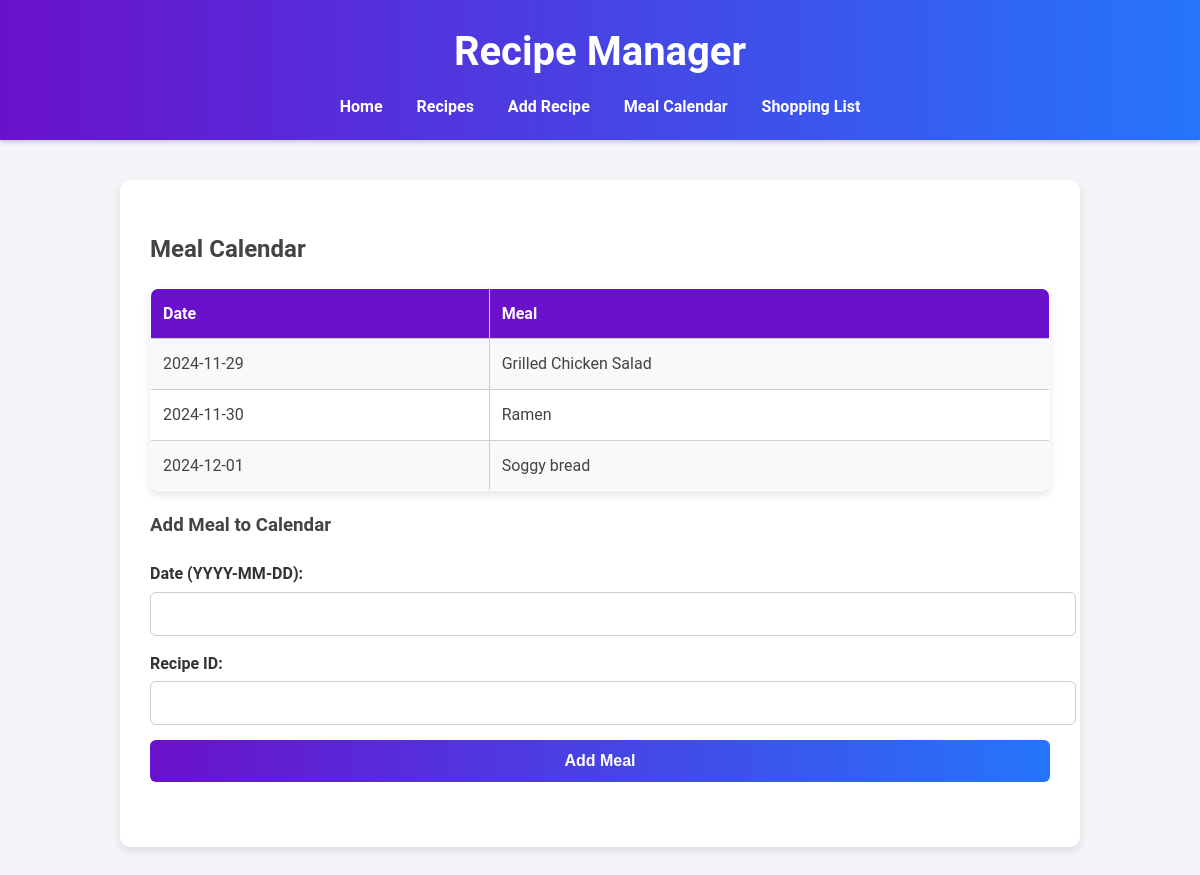
Before: /meal_calendar with the older database file.
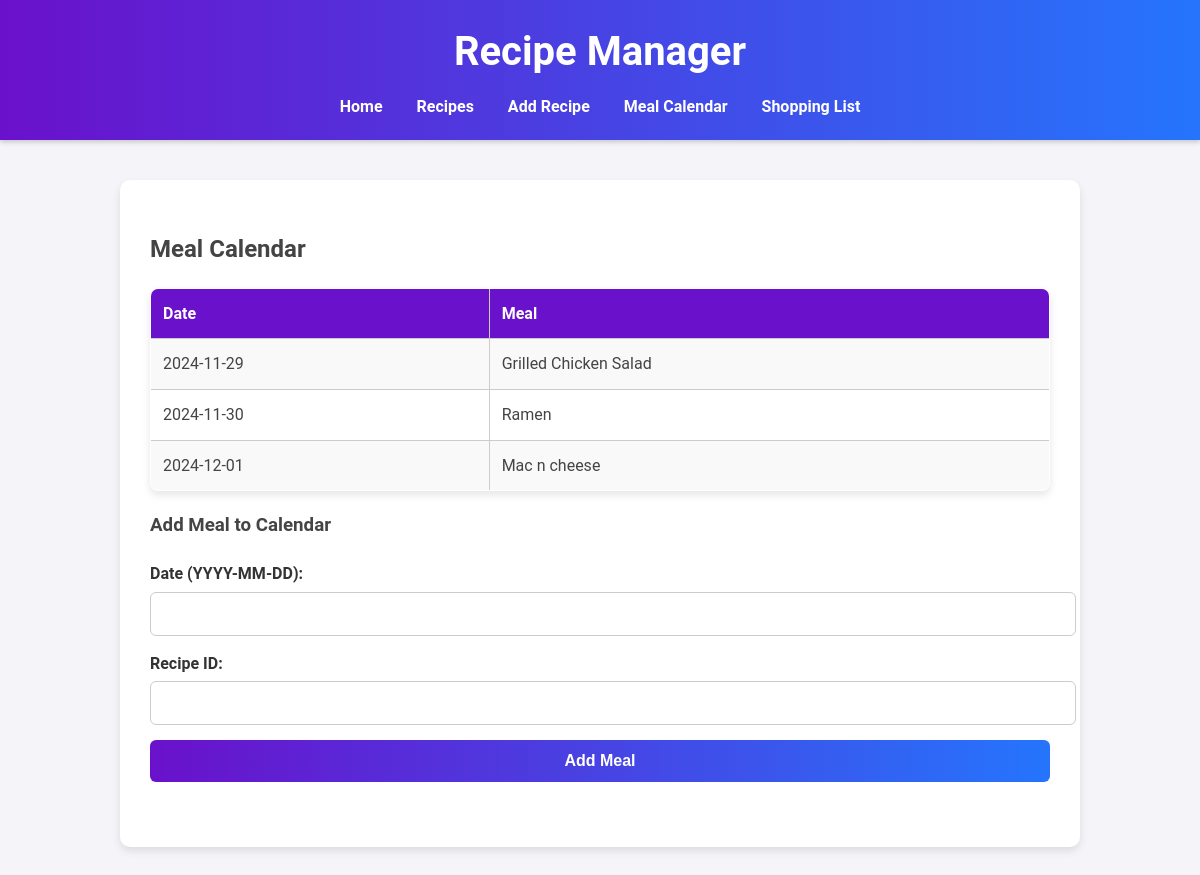
After: the same page with the newer database file.
### app/models.py (models this page shows)
class MealPlan(db.Model):
    id = db.Column(db.Integer, primary_key=True)
    date = db.Column(db.String(10), nullable=False)  # Format: YYYY-MM-DD
    recipe_id = db.Column(db.Integer, db.ForeignKey('recipe.id'), nullable=False)
    recipe = db.relationship('Recipe', backref='meal_plans')

class Recipe(db.Model):
    id = db.Column(db.Integer, primary_key=True)
    name = db.Column(db.String(100), nullable=False)
    ingredients = db.Column(db.Text, nullable=False)  # JSON string for ingredient details
    instructions = db.Column(db.Text, nullable=False)
    category = db.Column(db.String(50))

### app/routes.py (the view)
@main.route('/meal_calendar')
def meal_calendar():
    meals = MealPlan.query.all()
    return render_template('meal_calendar.html', meals=meals)

### app/templates/meal_calendar.html (shortened to what this page needs)
{% extends "base.html" %}
{% block content %}
<h2>Meal Calendar</h2>
<table border="1">
    <tr>
        <th>Date</th>
        <th>Meal</th>
    </tr>
    {% for meal in meals %}
    <tr>
        <td>{{ meal.date }}</td>
        <td>{{ meal.recipe.name }}</td>
    </tr>
    {% endfor %}
</table>
<h3>Add Meal to Calendar</h3>
<form action="{{ url_for('main.add_meal') }}" method="POST">
    <label for="date">Date (YYYY-MM-DD):</label>
    <input type="text" name="date" required><br>
    <label for="recipe_id">Recipe ID:</label>
    <input type="number" name="recipe_id" required><br>
    <button type="submit">Add Meal</button>
</form>
{% endblock %}

Changed rows visible on the page:
changed through a linked row, MealPlan: recipe.name "Soggy bread" → "Mac n cheese"
